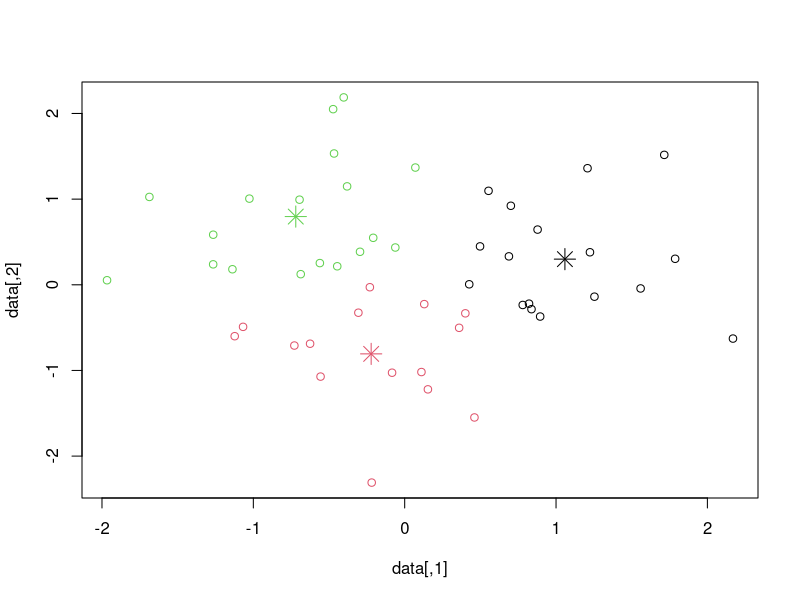

Write R code to recreate this figure.
# 필요한 라이브러리 설치
install.packages("stats")

# 라이브러리 로드
library(stats)

# 예제 데이터 생성
set.seed(123)
data <- matrix(rnorm(100), ncol=2)

# k-means 군집 분석 수행
kmeans_result <- kmeans(data, centers=3)

# 결과 출력
print(kmeans_result)

# 군집 결과 시각화
plot(data, col=kmeans_result$cluster)
points(kmeans_result$centers, col=1:3, pch=8, cex=2)
